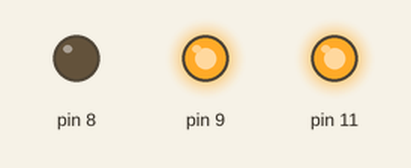
The sketch below on a simulated Arduino Uno, built with avr-gcc and run on an emulated ATmega328P. Shown: output pins drawn as LEDs (lit = HIGH).

Above: at 0.1 s.
At 5.1 s:
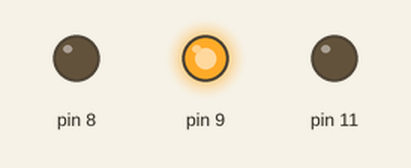
Timing chart, 0 to 6.6 s (numbered marks = the images above):
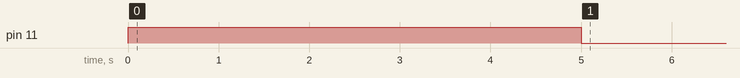

The sketch:

-_4.1-L298N-1.ino
```cpp
/*

*/


void setup() {
  pinMode(9,OUTPUT);
  pinMode(8,OUTPUT);
  pinMode(11,OUTPUT);
  digitalWrite(9,HIGH);
  analogWrite(11, 255);
  delay(5000);
  analogWrite(11, 0);
}

void loop() {


}
```
